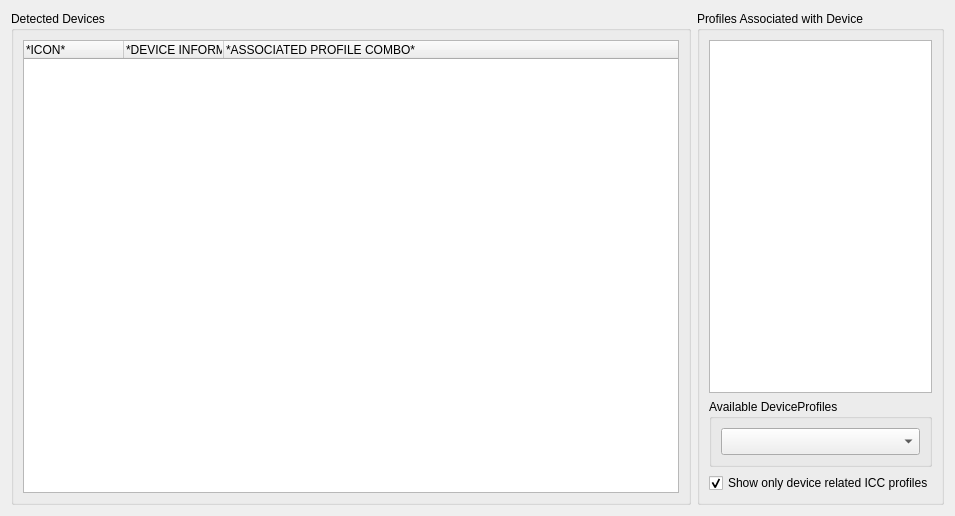
<?xml version="1.0" encoding="UTF-8"?>
<ui version="4.0">
 <class>syDevicesWidget</class>
 <widget class="QWidget" name="syDevicesWidget">
  <property name="geometry">
   <rect>
    <x>0</x>
    <y>0</y>
    <width>955</width>
    <height>516</height>
   </rect>
  </property>
  <layout class="QGridLayout" name="gridLayout_4">
   <item row="0" column="0">
    <widget class="QGroupBox" name="deviceGroupBox">
     <property name="sizePolicy">
      <sizepolicy hsizetype="Preferred" vsizetype="MinimumExpanding">
       <horstretch>0</horstretch>
       <verstretch>0</verstretch>
      </sizepolicy>
     </property>
     <property name="contextMenuPolicy">
      <enum>Qt::ActionsContextMenu</enum>
     </property>
     <property name="whatsThis">
      <string/>
     </property>
     <property name="title">
      <string>Detected Devices</string>
     </property>
     <property name="flat">
      <bool>true</bool>
     </property>
     <layout class="QGridLayout" name="gridLayout_3">
      <item row="1" column="0">
       <widget class="QTreeWidget" name="deviceList">
        <property name="acceptDrops">
         <bool>false</bool>
        </property>
        <property name="toolTip">
         <string>List of installed input/output devices and their default profiles.</string>
        </property>
        <property name="alternatingRowColors">
         <bool>false</bool>
        </property>
        <property name="iconSize">
         <size>
          <width>32</width>
          <height>32</height>
         </size>
        </property>
        <property name="uniformRowHeights">
         <bool>false</bool>
        </property>
        <property name="allColumnsShowFocus">
         <bool>false</bool>
        </property>
        <property name="headerHidden">
         <bool>false</bool>
        </property>
        <property name="columnCount">
         <number>3</number>
        </property>
        <attribute name="headerVisible">
         <bool>true</bool>
        </attribute>
        <attribute name="headerVisible">
         <bool>true</bool>
        </attribute>
        <column>
         <property name="text">
          <string>*ICON*</string>
         </property>
        </column>
        <column>
         <property name="text">
          <string notr="true">*DEVICE INFORMATION*</string>
         </property>
        </column>
        <column>
         <property name="text">
          <string>*ASSOCIATED PROFILE COMBO*</string>
         </property>
        </column>
       </widget>
      </item>
     </layout>
    </widget>
   </item>
   <item row="0" column="1">
    <widget class="QGroupBox" name="profileAssociationGroupBox">
     <property name="sizePolicy">
      <sizepolicy hsizetype="Preferred" vsizetype="Ignored">
       <horstretch>0</horstretch>
       <verstretch>0</verstretch>
      </sizepolicy>
     </property>
     <property name="maximumSize">
      <size>
       <width>247</width>
       <height>16777215</height>
      </size>
     </property>
     <property name="title">
      <string>Profiles Associated with Device</string>
     </property>
     <property name="flat">
      <bool>true</bool>
     </property>
     <layout class="QGridLayout" name="gridLayout_2">
      <item row="0" column="0">
       <widget class="QListWidget" name="profileAssociationList">
        <property name="toolTip">
         <string>Listing of all profiles that are associated with the selected device.</string>
        </property>
       </widget>
      </item>
      <item row="1" column="0">
       <widget class="QGroupBox" name="groupBox">
        <property name="sizePolicy">
         <sizepolicy hsizetype="Preferred" vsizetype="Fixed">
          <horstretch>0</horstretch>
          <verstretch>0</verstretch>
         </sizepolicy>
        </property>
        <property name="title">
         <string>Available DeviceProfiles</string>
        </property>
        <property name="flat">
         <bool>false</bool>
        </property>
        <layout class="QGridLayout" name="gridLayout">
         <item row="0" column="0">
          <layout class="QHBoxLayout" name="horizontalLayout_2" stretch="5">
           <item>
            <widget class="QComboBox" name="deviceProfileComboBox">
             <property name="sizePolicy">
              <sizepolicy hsizetype="Preferred" vsizetype="Fixed">
               <horstretch>0</horstretch>
               <verstretch>0</verstretch>
              </sizepolicy>
             </property>
             <property name="minimumSize">
              <size>
               <width>0</width>
               <height>27</height>
              </size>
             </property>
            </widget>
           </item>
          </layout>
         </item>
        </layout>
       </widget>
      </item>
      <item row="3" column="0">
       <widget class="QCheckBox" name="relatedDeviceCheckBox">
        <property name="text">
         <string>Show only device related ICC profiles</string>
        </property>
        <property name="checked">
         <bool>true</bool>
        </property>
        <property name="tristate">
         <bool>false</bool>
        </property>
       </widget>
      </item>
     </layout>
    </widget>
   </item>
  </layout>
 </widget>
 <resources>
  <include location="icons.qrc"/>
 </resources>
 <connections/>
</ui>
